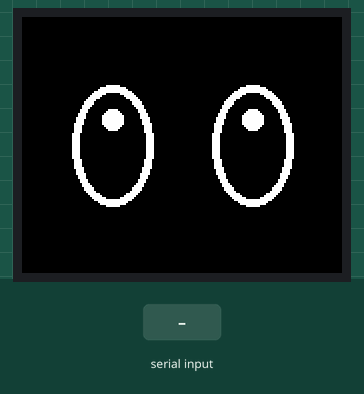
The program below on a simulated ESP32. Parts: 160×128 colour display. The test bench sets the inputs (shaded band).

Above: at 1.3 s.
1.4 s: "L90\n" received over the second serial link
At 2.2 s:
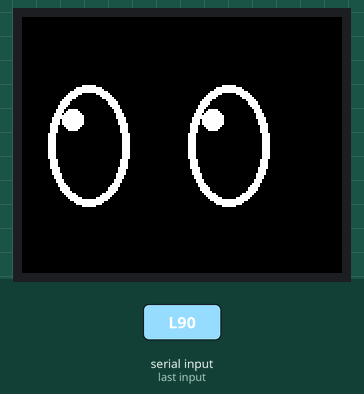
2.9 s: "R90\n" received over the second serial link
At 3.4 s:
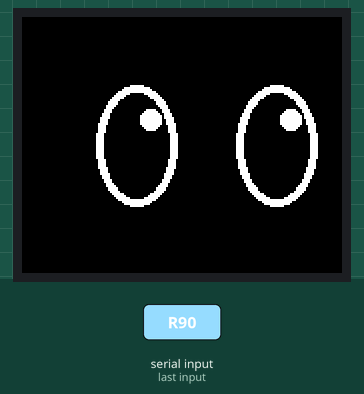
Timing chart, 0 to 5.9 s (numbered marks = the images above; inputs shaded):
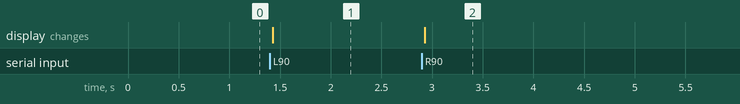

Measured:
- after the input at 1.4 s, the display: changes at once (image 1)
- after the input at 2.9 s, the display: changes at once (image 2)

The program:

main.cpp
```cpp
#include <TFT_eSPI.h>
TFT_eSPI tft = TFT_eSPI();

int eye_w = 40, eye_h = 60;
int black_w = 32, black_h = 52;
int iris_r = 5;
int lookOffset = 0;
unsigned long lastActionTime = 0;

// --- Function Definitions ---

void drawEmoEye(int x, int y, uint16_t color, int h_mod = 0) {
  int final_h = eye_h - h_mod;
  int final_black_h = black_h - h_mod;
  if (final_h < 5) return;

  tft.fillEllipse(x, y, eye_w / 2, final_h / 2, color);
  tft.fillEllipse(x, y, black_w / 2, final_black_h / 2, TFT_BLACK);

  if (final_h > 20) {
    // Iris moves with lookOffset
    tft.fillCircle(x + (lookOffset * 0.6), y - (final_black_h / 4), iris_r, color);
  }
}

void updateFace(uint16_t color = TFT_WHITE, int h_mod = 0) {
  tft.fillScreen(TFT_BLACK);
  drawEmoEye(45 + lookOffset, 64, color, h_mod);
  drawEmoEye(115 + lookOffset, 64, color, h_mod);
}

void blink() {
  for (int h = 0; h <= eye_h; h += 20) { updateFace(TFT_WHITE, h); }
  for (int h = eye_h; h >= 0; h -= 20) { updateFace(TFT_WHITE, h); }
}

// --- Main Logic ---

void setup() {
  Serial.begin(115200);   // USB debug
  Serial2.begin(115200);  // RX2=GPIO16 ← main ESP TX2 (GPIO17)
  tft.init();
  tft.setRotation(1);
  tft.fillScreen(TFT_BLACK);
  updateFace();
}

void loop() {
  if (Serial2.available() > 0) {
    char cmd = Serial2.read();

    // Tracking Data: Expected format "X[value]" e.g., "X20"
    if (cmd == 'X') {
      int targetX = Serial.parseInt();
      // Map the Pi error (-160 to 160) to a small eye movement (-15 to 15)
      lookOffset = map(targetX, -160, 160, -15, 15);
      updateFace();
      lastActionTime = millis();
    }
    // Direction from main ESP — sent when wantAngle deviates >15° from center
    else if (cmd == 'L') { lookOffset = -12; updateFace(); lastActionTime = millis(); }
    else if (cmd == 'R') { lookOffset =  12; updateFace(); lastActionTime = millis(); }
    else if (cmd == 'C') { lookOffset =   0; updateFace(); lastActionTime = millis(); }
    // Static Animations
    else if (cmd == '1') { /* Rainbow code */ }
    else if (cmd == '2') { /* Crying code */ }
  }

  // Background Blink (only if not tracking actively)
  if (millis() - lastActionTime > 4000) {
    blink();
    lastActionTime = millis();
  }
}
```
